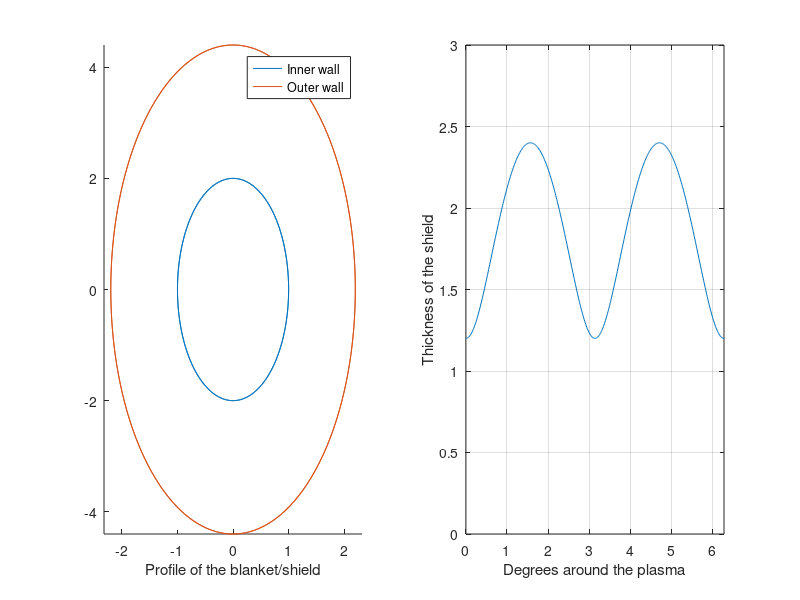

Reproduce this figure in MATLAB.
close;
clear;

mkdir('../Matlab Figs', 'ShieldThickness');

kappa = 2; % Ratio between semi axes
a_min = 1; % Smallest semi axis
b = 1.2; % Wall thickness at the axis
t=linspace(0,4*pi, 1000); % Creates 1000 datapoints between 0 and 4 pi
x_1 = a_min*cos(t); % x-parameter of small ellipse
y_1 = kappa*a_min*sin(t); % y-parameter of small ellipse
x_2 = (b+a_min)*cos(t); % x-parameter of large ellipse
y_2 = kappa*(b+a_min)*sin(t); % y-parameter of large ellipse
q = figure; % Designate figure
subplot(1,2,1); % Create subplot
hold on
plot(x_1,y_1); % Plot small ellipse
plot(x_2,y_2); % Plot large ellipse
xlabel('Profile of the blanket/shield');
legend('Inner wall','Outer wall');
axis equal
x = []; % x-component array
y = []; % y-component array
f = []; % Wall thickness array
for i=1:1000 % Iteration over thicknesses
    x(i) = x_2(i) - x_1(i); % Finds the difference in x-components
    y(i) = y_2(i) - y_1(i); % Finds the difference in y-components
    f(i) = sqrt(x(i)^2+y(i)^2); % Finds the distances between x,y points
end
subplot(1,2,2); % Create subplot
plot(t,f) % Plot distances
xlabel('Degrees around the plasma')
ylabel('Thickness of the shield')
grid on, axis ([0 2*pi 0 3])
hold off
epsfilename = 'ShieldThickness.eps';
foldername = sprintf('../Matlab Figs/ShieldThickness');
fullfilename = fullfile(foldername,epsfilename);
saveas(q, fullfilename, 'epsc')
